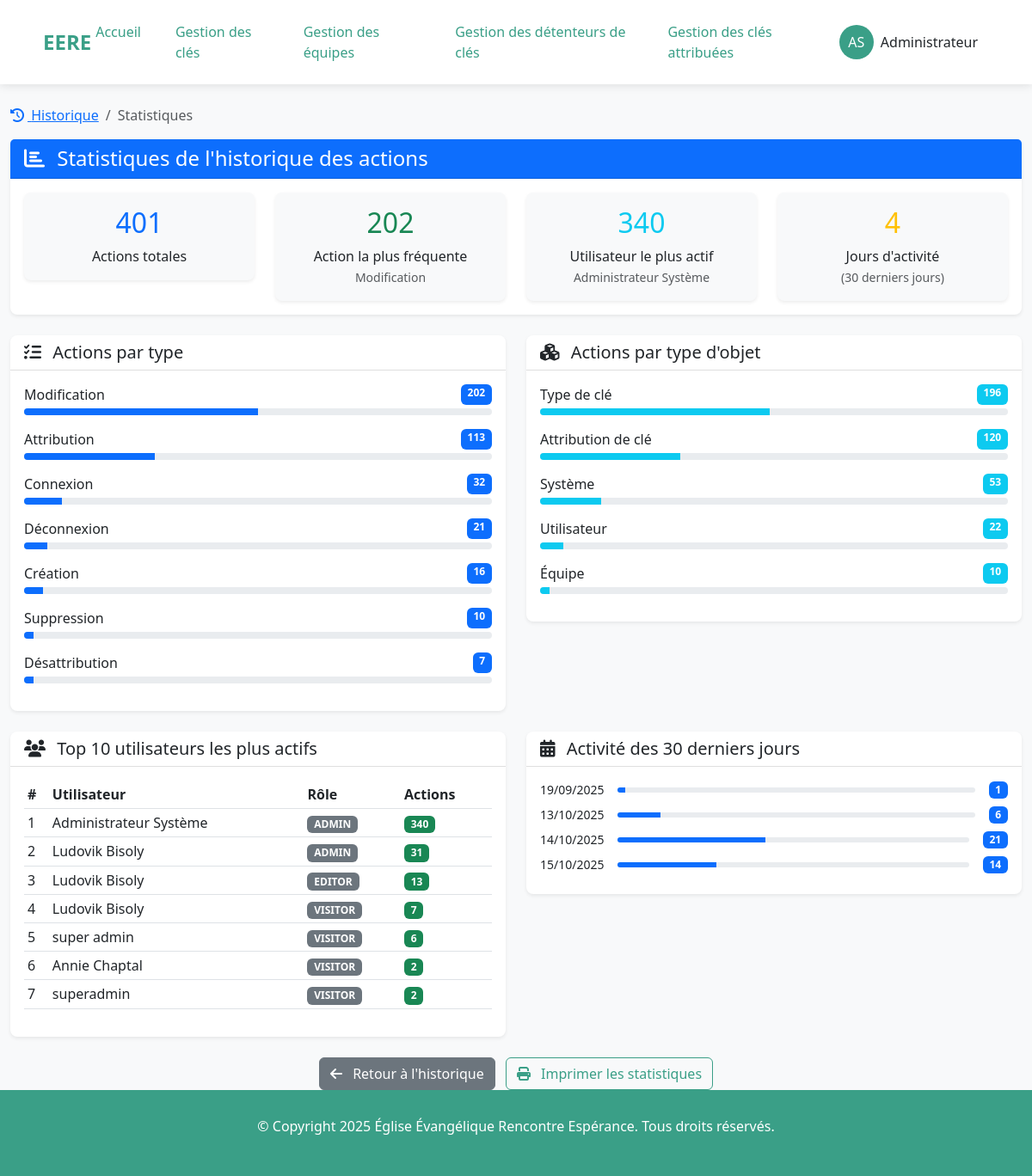
Screenshot of /management/history/stats/ (signed in) with the database file from the repository.
### listings/models.py (models this page shows, shortened)
class Owner(AbstractUser):
    ADMINISTRATOR = 'admin'
    EDITOR = 'editor'
    VISITOR = 'visitor'
    ROLE_CHOICES = [
        (ADMINISTRATOR, 'Administrateur'),
        (EDITOR, 'Éditeur'),                # Peut modifier mais pas administrer
        (VISITOR, 'Visiteur'),              # Accès en lecture seule
    ]
    role = models.CharField(
        max_length=10,
        choices=ROLE_CHOICES,
        default=VISITOR,
        help_text="Détermine les permissions de l'utilisateur dans l'application"
    )
    groups = models.ManyToManyField(
        'auth.Group',
        verbose_name='groups',
        blank=True,
        help_text='The groups this user belongs to.',
        related_name='owner_set',
        related_query_name='owner',
    )
    user_permissions = models.ManyToManyField(
        'auth.Permission',
        verbose_name='user permissions',
        blank=True,
        help_text='Specific permissions for this user.',
        related_name='owner_set',
        related_query_name='owner',
    )
    class Meta:
        verbose_name = "Gestionnaire"
        verbose_name_plural = "Gestionnaires"

### listings/views.py (the view)
# urls.py: path('management/history/stats/', history_stats_view, name='history_stats'),
@login_required
@user_passes_test(is_admin, login_url='access_denied')
def history_stats_view(request):
    action_stats = ActionLog.objects.values('action_type').annotate(
        count=Count('id')).order_by('-count')
    object_stats = ActionLog.objects.values('object_type').annotate(
        count=Count('id')).order_by('-count')
    user_stats = ActionLog.objects.values('user_name', 'user_role').annotate(
        count=Count('id')).order_by('-count')[:10]
    thirty_days_ago = timezone.now().date() - timedelta(days=30)
    daily_activity = ActionLog.objects.filter(
        date_only__gte=thirty_days_ago
    ).values('date_only').annotate(count=Count('id')).order_by('date_only')
    action_stats_readable = []
    for stat in action_stats:
        readable_name = dict(ActionLog.ACTION_TYPES).get(
            stat['action_type'], stat['action_type'])
        action_stats_readable.append({
            'name': readable_name,
            'count': stat['count']
        })
    object_stats_readable = []
    for stat in object_stats:
        readable_name = dict(ActionLog.OBJECT_TYPES).get(
            stat['object_type'], stat['object_type'])
        object_stats_readable.append({
            'name': readable_name,
            'count': stat['count']
        })
    context = {
        'action_stats': action_stats_readable,
        'object_stats': object_stats_readable,
        'user_stats': user_stats,
        'daily_activity': daily_activity,
        'total_actions': ActionLog.objects.count(),
    }
    return render(request, 'listings/history_stats.html', context)

### listings/utils.py (called while the page is built)
def set_current_user(user):
    _thread_locals.user = user

    def __call__(self, request):
        if hasattr(request, 'user') and request.user.is_authenticated:
            set_current_user(request.user)
        else:
            set_current_user(None)
        response = self.get_response(request)
        set_current_user(None)
        return response

### listings/views.py (called while the page is built)
def is_admin(user):
    return user.is_authenticated and hasattr(user, 'role') and user.role == 'admin'

### listings/templates/listings/history_stats.html (shortened to what this page needs)
{% extends "listings/base.html" %}
{% load static %}
{% block content %}
<div class="container-fluid mt-4">
    <div class="row">
        <div class="col-12">
            <nav aria-label="breadcrumb">
                <ol class="breadcrumb">
                    <li class="breadcrumb-item">
                        <a href="{% url 'history_view' %}">
                            <i class="fas fa-history me-1"></i>
                            Historique
                        </a>
                    </li>
                    <li class="breadcrumb-item active" aria-current="page">
                        Statistiques
                    </li>
                </ol>
            </nav>
            <div class="card mb-4">
                <div class="card-header bg-primary text-white">
                    <h4 class="mb-0">
                        <i class="fas fa-chart-bar me-2"></i>
                        Statistiques de l'historique des actions
                    </h4>
                </div>
                <div class="card-body">
                    <div class="row">
                        <div class="col-md-3 text-center">
                            <div class="card bg-light">
                                <div class="card-body">
                                    <h2 class="text-primary">{{ total_actions }}</h2>
                                    <p class="mb-0">Actions totales</p>
                                </div>
                            </div>
                        </div>
                        <div class="col-md-3 text-center">
                            <div class="card bg-light">
                                <div class="card-body">
                                    <h2 class="text-success">{{ action_stats.0.count|default:0 }}</h2>
                                    <p class="mb-0">Action la plus fréquente</p>
                                    <small class="text-muted">{{ action_stats.0.name|default:"N/A" }}</small>
                                </div>
                            </div>
                        </div>
                        <div class="col-md-3 text-center">
                            <div class="card bg-light">
                                <div class="card-body">
                                    <h2 class="text-info">{{ user_stats.0.count|default:0 }}</h2>
                                    <p class="mb-0">Utilisateur le plus actif</p>
                                    <small class="text-muted">{{ user_stats.0.user_name|default:"N/A" }}</small>
                                </div>
                            </div>
                        </div>
                        <div class="col-md-3 text-center">
                            <div class="card bg-light">
                                <div class="card-body">
                                    <h2 class="text-warning">{{ daily_activity|length }}</h2>
                                    <p class="mb-0">Jours d'activité</p>
                                    <small class="text-muted">(30 derniers jours)</small>
                                </div>
                            </div>
                        </div>
                    </div>
                </div>
            </div>
            <div class="row">
                <div class="col-md-6">
                    <div class="card">
                        <div class="card-header">
                            <h5 class="mb-0">
                                <i class="fas fa-tasks me-2"></i>
                                Actions par type
                            </h5>
                        </div>
                        <div class="card-body">
                            {% for stat in action_stats %}
                            <div class="mb-3">
                                <div class="d-flex justify-content-between">
                                    <span>{{ stat.name }}</span>
                                    <span class="badge bg-primary">{{ stat.count }}</span>
                                </div>
                                <div class="progress mt-1" style="height: 8px;">
                                    <div class="progress-bar" role="progressbar"
                                         style="width: {% widthratio stat.count total_actions 100 %}%">
                                    </div>
                                </div>
                            </div>
                            {% endfor %}
                        </div>
                    </div>
                </div>
                <div class="col-md-6">
                    <div class="card">
                        <div class="card-header">
                            <h5 class="mb-0">
                                <i class="fas fa-cubes me-2"></i>
                                Actions par type d'objet
                            </h5>
                        </div>
                        <div class="card-body">
                            {% for stat in object_stats %}
                            <div class="mb-3">
                                <div class="d-flex justify-content-between">
                                    <span>{{ stat.name }}</span>
                                    <span class="badge bg-info">{{ stat.count }}</span>
                                </div>
                                <div class="progress mt-1" style="height: 8px;">
                                    <div class="progress-bar bg-info" role="progressbar"
                                         style="width: {% widthratio stat.count total_actions 100 %}%">
                                    </div>
                                </div>
                            </div>
                            {% endfor %}
                        </div>
                    </div>
                </div>
            </div>
            <div class="row mt-4">
                <div class="col-md-6">
                    <div class="card">
                        <div class="card-header">
                            <h5 class="mb-0">
                                <i class="fas fa-users me-2"></i>
                                Top 10 utilisateurs les plus actifs
                            </h5>
                        </div>
                        <div class="card-body">
                            <div class="table-responsive">
                                <table class="table table-sm">
                                    <thead>
                                        <tr>
                                            <th>#</th>
                                            <th>Utilisateur</th>
                                            <th>Rôle</th>
                                            <th>Actions</th>
                                        </tr>
                                    </thead>
                                    <tbody>
                                        {% for user_stat in user_stats %}
                                        <tr>
                                            <td>{{ forloop.counter }}</td>
                                            <td>{{ user_stat.user_name }}</td>
                                            <td>
                                                <span class="badge bg-secondary">
                                                    {{ user_stat.user_role|upper }}
                                                </span>
                                            </td>
                                            <td>
                                                <span class="badge bg-success">
                                                    {{ user_stat.count }}
                                                </span>
                                            </td>
                                        </tr>
                                        {% endfor %}
                                    </tbody>
                                </table>
                            </div>
                        </div>
                    </div>
                </div>
                <div class="col-md-6">
                    <div class="card">
                        <div class="card-header">
                            <h5 class="mb-0">
                                <i class="fas fa-calendar-alt me-2"></i>
                                Activité des 30 derniers jours
                            </h5>
                        </div>
                        <div class="card-body">
                            <div style="max-height: 400px; overflow-y: auto;">
                                {% for day in daily_activity %}
                                <div class="d-flex justify-content-between align-items-center mb-2">
                                    <small>{{ day.date_only|date:"d/m/Y" }}</small>
                                    <div class="flex-grow-1 mx-3">
                                        <div class="progress" style="height: 6px;">
                                            <div class="progress-bar bg-primary" role="progressbar"
                                                 style="width: {% widthratio day.count 50 100 %}%">
                                            </div>
                                        </div>
                                    </div>
                                    <span class="badge bg-primary">{{ day.count }}</span>
                                </div>
                                {% empty %}
                                <p class="text-muted text-center">Aucune activité récente</p>
                                {% endfor %}
                            </div>
                        </div>
                    </div>
                </div>
            </div>
            <div class="mt-4 text-center">
                <a href="{% url 'history_view' %}" class="btn btn-secondary">
                    <i class="fas fa-arrow-left me-2"></i>
                    Retour à l'historique
                </a>
                <button class="btn btn-outline-primary ms-2" onclick="window.print()">
                    <i class="fas fa-print me-2"></i>
                    Imprimer les statistiques
                </button>
            </div>
        </div>
    </div>
</div>
{% endblock %}

### listings/templates/listings/base.html (shortened to what this page needs)
<!DOCTYPE html>
{% load static %}
<html lang="fr">
<head>
    <link href="https://cdn.jsdelivr.net/npm/bootstrap@5.3.0/dist/css/bootstrap.min.css" rel="stylesheet">
    <link rel="stylesheet" href="https://cdnjs.cloudflare.com/ajax/libs/font-awesome/6.4.0/css/all.min.css">
</head>
<body>
    <header class="top-header">
        <div class="logo" onclick="window.location.href='{% url 'home' %}'">EERE</div>
        <nav class="nav-menu">
            <a href="{% url 'home' %}" id="menu-home">Accueil</a>
            <a href="{% url 'key_list' %}" id="menu-key_list">Gestion des clés</a>
            <a href="{% url 'team_list' %}" id="menu-team_list">Gestion des équipes</a>
            {% if request.user.role == 'admin' %}
                <a href="{% url 'user_list' %}" id="menu-user_list">Gestion des détenteurs de clés</a>
            {% endif %}
            <a href="{% url 'user_keys' %}" id="menu-user_keys">Gestion des clés attribuées</a>
        </nav>
        {% if request.user.is_authenticated %}
        <div class="user-menu dropdown">
            <button class="btn dropdown-toggle" type="button" id="userMenuButton" data-bs-toggle="dropdown" aria-expanded="false">
                <div class="d-flex align-items-center">
                    <div class="user-initials me-2">
                        {{ request.user.first_name|first }}{{ request.user.last_name|first }}
                    </div>
                    <span class="d-none d-md-inline">{{ request.user.first_name }}</span>
                </div>
            </button>
        </div>
        {% endif %}
    </header>
    <main role="main">
        {% block content %}{% endblock %}
    </main>
    <footer class="footer" id="contact">
        <p>&copy; Copyright {% now "Y" %} Église Évangélique Rencontre Espérance. Tous droits réservés.</p>
    </footer>
</body>
</html>

### rows the page displays
Owner: user.first_name|first "A", user.last_name|first "S", user.first_name "Administrateur"

### other values shown
{{ total_actions }} "401"
{{ action_stats.0.count|default:0 }} "202"
{{ action_stats.0.name|default:"N/A" }} "Modification"
{{ user_stats.0.count|default:0 }} "340"
{{ user_stats.0.user_name|default:"N/A" }} "Administrateur Système"
{{ daily_activity|length }} "4"
{{ stat.name }} "Modification" "Attribution" "Connexion" "Déconnexion" "Création" "Suppression" "Désattribution"
{{ stat.count }} "202" "113" "32" "21" "16" "10" "7"
{{ stat.name }} "Type de clé" "Attribution de clé" "Système" "Utilisateur" "Équipe"
{{ stat.count }} "196" "120" "53" "22" "10"
{{ user_stat.user_name }} "Administrateur Système" "Ludovik Bisoly" "Ludovik Bisoly" "Ludovik Bisoly" "super admin" "Annie Chaptal" "superadmin"
{{ user_stat.user_role|upper }} "ADMIN" "ADMIN" "EDITOR" "VISITOR" "VISITOR" "VISITOR" "VISITOR"
{{ user_stat.count }} "340" "31" "13" "7" "6" "2" "2"
{{ day.date_only|date:"d/m/Y" }} "19/09/2025" "13/10/2025" "14/10/2025" "15/10/2025"
{{ day.count }} "1" "6" "21" "14"
